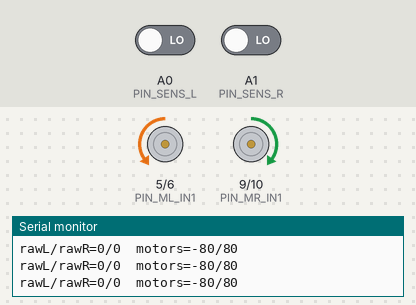
The program below on a simulated Arduino Uno, built with avr-gcc and run on an emulated ATmega328P. On the bench: motor-driver pin pairs drawn as motors (green arrow = first pin HIGH = forward, orange = second pin HIGH = backward, longer = more drive), the last lines printed to the serial monitor. Inputs (shaded band) come from the test bench; at power-on: A0 (PIN_SENS_L) LOW, A1 (PIN_SENS_R) LOW.

Above: at 1.2 s.
1.3 s: A0 (PIN_SENS_L) driven HIGH
At 2.3 s:
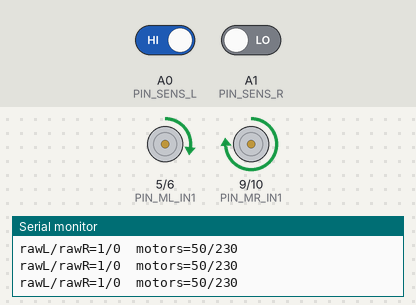
2.8 s: A1 (PIN_SENS_R) driven HIGH
At 3.6 s:
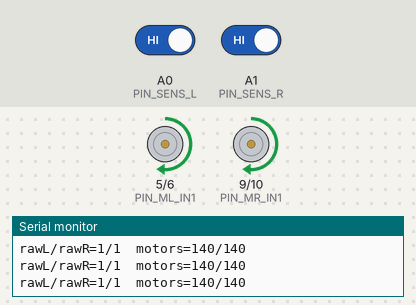
4.3 s: A0 (PIN_SENS_L) driven LOW
At 4.7 s:
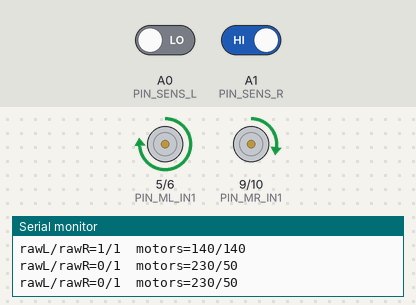
Timing chart, 0 to 7.3 s (numbered marks = the images above; inputs shaded):
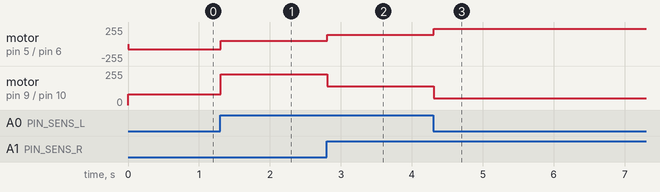

Measured:
- after the input at 1.3 s, motor on pin 5 (PIN_ML_IN1) / pin 6 (PIN_ML_IN2): backward 80/255 → forward 50/255 at once; motor on pin 9 (PIN_MR_IN1) / pin 10 (PIN_MR_IN2): forward 80/255 → forward 230/255 at once
- after the input at 2.8 s, motor on pin 5 (PIN_ML_IN1) / pin 6 (PIN_ML_IN2): forward 50/255 → forward 140/255 at once; motor on pin 9 (PIN_MR_IN1) / pin 10 (PIN_MR_IN2): forward 230/255 → forward 140/255 at once
- after the input at 4.3 s, motor on pin 5 (PIN_ML_IN1) / pin 6 (PIN_ML_IN2): forward 140/255 → forward 230/255 at once; motor on pin 9 (PIN_MR_IN1) / pin 10 (PIN_MR_IN2): forward 140/255 → forward 50/255 at once

The program:

main.cpp
```cpp
// src/main.cpp
#include <Arduino.h>
#include <control.h>
#include <motor_mx1508.h>

// ===== ДАТЧИКИ LM393 (DO) =====
const uint8_t PIN_SENS_L = A0; // цифровой вход
const uint8_t PIN_SENS_R = A1; // цифровой вход

// ===== MX1508 (2 PWM на мотор) =====
// Левый мотор
const uint8_t PIN_ML_IN1 = 5;   // PWM
const uint8_t PIN_ML_IN2 = 6;   // PWM
// Правый мотор
const uint8_t PIN_MR_IN1 = 9;   // PWM
const uint8_t PIN_MR_IN2 = 10;  // PWM

MotorMX1508 motorL(PIN_ML_IN1, PIN_ML_IN2);
MotorMX1508 motorR(PIN_MR_IN1, PIN_MR_IN2);

ControlConfig cfg;
ControlState st;

void setup() {
  Serial.begin(115200);

  // LM393 обычно имеет “push-pull” выход, но иногда бывает шум/помехи.
  // С INPUT обычно ок. Если увидишь хаос в Serial — поменяем на INPUT_PULLUP и инвертируем lineIsHigh.
  pinMode(PIN_SENS_L, INPUT);
  pinMode(PIN_SENS_R, INPUT);

  motorL.begin();
  motorR.begin();

  // ===== НАСТРОЙКИ (универсальные) =====
  cfg.lineIsHigh = true;     // если окажется наоборот — поменяешь на false
  cfg.baseSpeed = 140;
  cfg.turnDelta = 90;
  cfg.searchSpeed = 80;
  cfg.filterWindow = 3;
  cfg.searchTicks = 40;

  Serial.println(F("Ready: LM393 + MX1508"));
}

void loop() {
  // Сырой сигнал DO (0/1)
  uint8_t rawL = (uint8_t)digitalRead(PIN_SENS_L);
  uint8_t rawR = (uint8_t)digitalRead(PIN_SENS_R);

  MotorCmd cmd = computeLineFollowerDigital(rawL, rawR, cfg, st);

  motorL.setSpeed(cmd.left);
  motorR.setSpeed(cmd.right);

  static unsigned long t = 0;
  if (millis() - t > 200) {
    t = millis();
    Serial.print(F("rawL/rawR="));
    Serial.print(rawL); Serial.print('/');
    Serial.print(rawR);
    Serial.print(F("  motors="));
    Serial.print(cmd.left); Serial.print('/');
    Serial.println(cmd.right);
  }

  delay(5);
}
```
